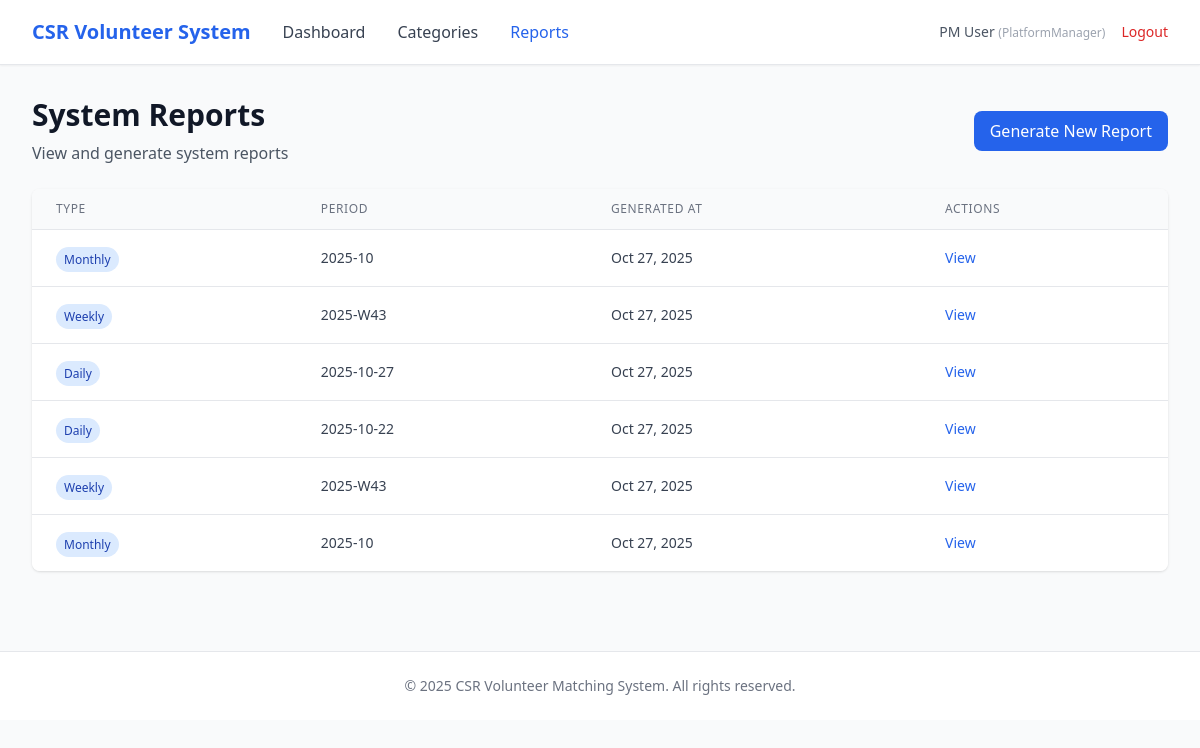
The app's page /pm/reports (signed in) with its own data.
### app/entity/user_account.py (models this page shows, shortened)
class UserAccount(UserMixin, db.Model):
    __tablename__ = "user_accounts"
    userID = db.Column(db.Integer, primary_key=True, autoincrement=True)  # explicit auto increment
    name = db.Column(db.String(100), nullable=False)
    email = db.Column(db.String(120), nullable=False, unique=True, index=True)
    _password = db.Column("password", db.String(255), nullable=False)
    age = db.Column(db.Integer)
    phoneNumber = db.Column(db.String(20))
    isActive = db.Column(db.Boolean, default=True)
    profileID = db.Column(db.Integer, db.ForeignKey("user_profiles.profileID"), nullable=False)
    profile = db.relationship("UserProfile", back_populates="users", lazy=True)
    @property
    def password(self):
        raise AttributeError("Password is write-only.")
    @password.setter
    def password(self, raw):
        self._password = generate_password_hash(raw)

### app/entity/user_profile.py (models this page shows)
class UserProfile(db.Model):
    __tablename__ = "user_profiles"
    profileID   = db.Column(db.Integer, primary_key=True, autoincrement=True)  # explicit auto increment
    profileName = db.Column(db.String(50), nullable=False, unique=True)
    description = db.Column(db.String(255))
    isActive    = db.Column(db.Boolean, default=True)
    users = db.relationship("UserAccount", back_populates="profile", lazy=True)

### app/entity/report.py (models this page shows)
class Report(db.Model):
    __tablename__ = "reports"
    reportID    = db.Column(db.Integer, primary_key=True)
    reportTitle = db.Column(db.String(255), nullable=False)
    reportType  = db.Column(db.String(50), nullable=False)
    generatedBy = db.Column(db.Integer, db.ForeignKey("user_accounts.userID"), nullable=False)
    reportData  = db.Column(db.Text)
    period      = db.Column(db.String(50))
    generatedAt = db.Column(db.DateTime, default=db.func.now(), nullable=False)

### app/boundary/routes.py (the view)
@boundary_bp.route("/pm/reports")
@login_required
def pm_reports():
    page = request.args.get("page", 1, type=int)
    per_page = 10
    from app.entity.report import Report
    pagination = Report.query.order_by(Report.generatedAt.desc()).paginate(page=page, per_page=per_page, error_out=False)
    return render_template(
        "pm/reports.html",
        reports=pagination.items,
        pagination=pagination
    )

### app/entity/user_account.py (called while the page is built)
@login_manager.user_loader
def load_user(user_id):
    return UserAccount.query.get(int(user_id))

### app/templates/pm/reports.html (shortened to what this page needs)
{% extends "base.html" %}
{% block nav_links %}
<a href="{{ url_for('boundary.pm_dashboard') }}" class="text-gray-700 hover:text-primary">Dashboard</a>
<a href="{{ url_for('boundary.pm_categories') }}" class="text-gray-700 hover:text-primary">Categories</a>
<a href="{{ url_for('boundary.pm_reports') }}" class="text-primary font-medium">Reports</a>
{% endblock %}
{% block content %}
<div class="mb-6 flex justify-between items-center">
    <div>
        <h1 class="text-3xl font-bold text-gray-900">System Reports</h1>
        <p class="text-gray-600 mt-2">View and generate system reports</p>
    </div>
    <a href="{{ url_for('boundary.pm_generate_report') }}"
       class="px-4 py-2 bg-primary text-white rounded-lg hover:bg-blue-700 transition">
        Generate New Report
    </a>
</div>
<div class="bg-white rounded-lg shadow overflow-hidden">
    <table class="min-w-full divide-y divide-gray-200">
        <thead class="bg-gray-50">
            <tr>
                <th class="px-6 py-3 text-left text-xs font-medium text-gray-500 uppercase tracking-wider">Type</th>
                <th class="px-6 py-3 text-left text-xs font-medium text-gray-500 uppercase tracking-wider">Period</th>
                <th class="px-6 py-3 text-left text-xs font-medium text-gray-500 uppercase tracking-wider">Generated At</th>
                <th class="px-6 py-3 text-left text-xs font-medium text-gray-500 uppercase tracking-wider">Actions</th>
            </tr>
        </thead>
        <tbody class="bg-white divide-y divide-gray-200">
            {% for report in reports %}
            <tr>
                <td class="px-6 py-4">
                    <span class="px-2 py-1 text-xs font-medium rounded-full bg-blue-100 text-blue-800">
                        {{ report.reportType|capitalize }}
                    </span>
                </td>
                <td class="px-6 py-4 text-sm text-gray-700">{{ report.period }}</td>
                <td class="px-6 py-4 text-sm text-gray-700">
                    {{ report.generatedAt.strftime('%b %d, %Y') }}
                </td>
                <td class="px-6 py-4 text-sm">
                    <a href="{{ url_for('boundary.pm_view_report', report_id=report.reportID) }}"
                       class="text-blue-600 hover:text-blue-800">View</a>
                </td>
            </tr>
            {% endfor %}
        </tbody>
    </table>
</div>
{% endblock %}

### app/templates/base.html (shortened to what this page needs)
<!DOCTYPE html>
<html lang="en">
<head>
    <script src="https://cdn.tailwindcss.com"></script>
</head>
<body class="bg-gray-50 min-h-screen">
    {% if current_user.is_authenticated %}
    <nav class="bg-white shadow-sm border-b border-gray-200">
        <div class="max-w-7xl mx-auto px-4 sm:px-6 lg:px-8">
            <div class="flex justify-between items-center h-16">
                <div class="flex items-center gap-8">
                    <a href="{{ url_for('boundary.login') }}" class="text-xl font-bold text-primary">
                        CSR Volunteer System
                    </a>
                    {% block nav_links %}{% endblock %}
                </div>
                <div class="flex items-center gap-4">
                    <span class="text-sm text-gray-600">
                        {{ current_user.name }}
                        <span class="text-xs text-gray-400">({{ current_user.profile.profileName }})</span>
                    </span>
                    <a href="{{ url_for('boundary.logout') }}" class="text-sm text-red-600 hover:text-red-700">
                        Logout
                    </a>
                </div>
            </div>
        </div>
    </nav>
    {% endif %}
    <main class="max-w-7xl mx-auto px-4 sm:px-6 lg:px-8 py-8">
        {% block content %}{% endblock %}
    </main>
    <footer class="bg-white border-t border-gray-200 mt-12">
        <div class="max-w-7xl mx-auto px-4 sm:px-6 lg:px-8 py-6">
            <p class="text-center text-sm text-gray-500">
                &copy; 2025 CSR Volunteer Matching System. All rights reserved.
            </p>
        </div>
    </footer>
</body>
</html>

### records on screen
UserAccount: name "PM User"
UserProfile: profile.profileName "PlatformManager"
Report: reportType "Monthly", period "2025-10", generatedAt "Oct 27, 2025"
Report: reportType "Weekly", period "2025-W43", generatedAt "Oct 27, 2025"
Report: reportType "Daily", period "2025-10-27", generatedAt "Oct 27, 2025"
Report: reportType "Daily", period "2025-10-22", generatedAt "Oct 27, 2025"
Report: reportType "Weekly", period "2025-W43", generatedAt "Oct 27, 2025"
Report: reportType "Monthly", period "2025-10", generatedAt "Oct 27, 2025"
